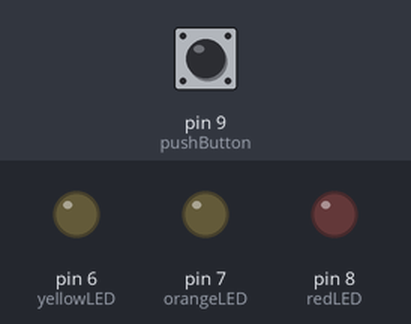
A sketch run on a simulated Arduino Uno, built with avr-gcc and run on an emulated ATmega328P. Parts: output pins drawn as LEDs (lit = HIGH). Inputs (shaded band) come from the test bench; at power-on: pin 9 (pushButton) LOW.

Above: at 1.2 s.
1.3 s: pin 9 (pushButton) pulled HIGH for 0.15 s
At 2.0 s:
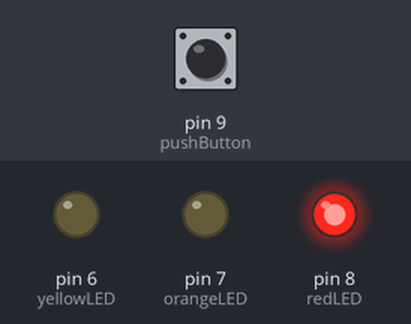
4.4 s: pin 9 (pushButton) pulled HIGH for 3.2 s
At 6.1 s:
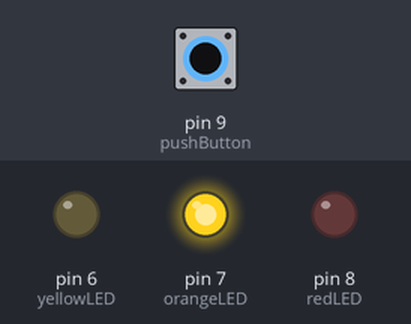
At 10.1 s:
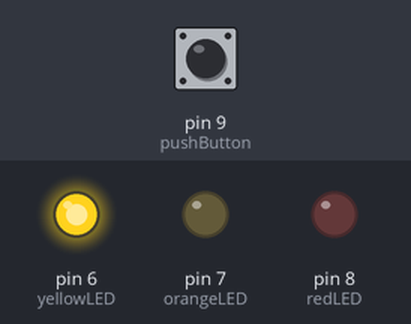
Timing chart, 0 to 13.8 s (numbered marks = the images above; inputs shaded):
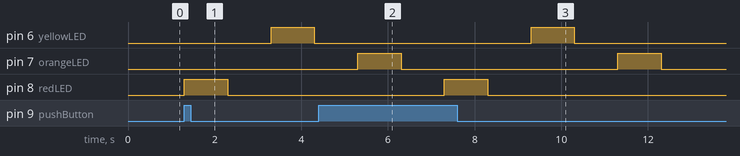

The sketch:

three_light_blink.ino
```cpp
// Comment for Assignment 13 (2nd comment) - Ethan Lee (EJL63)
//Comment for Assignment 13 (2nd comment)  Yifan Zuo
// Albert Sommar (ADS231)

#define redLED 8
#define yellowLED 6
#define orangeLED 7
#define pushButton 9

void setup() {
  // put your setup code here, to run once:
  // Initialize digital pins redLED, yellowLED, and orangeLED as outputs.
  pinMode(redLED, OUTPUT);
  pinMode(yellowLED, OUTPUT);
  pinMode(orangeLED, OUTPUT);

  // Initialize pushButton as input.
  pinMode(pushButton, INPUT);
}

void loop() {
  // put your main code here, to run repeatedly:
  if (digitalRead(pushButton) == HIGH) {
    digitalWrite(redLED, HIGH);
    delay(1000);
    digitalWrite(redLED, LOW);
    delay(1000);
    digitalWrite(yellowLED, HIGH);
    delay(1000);
    digitalWrite(yellowLED, LOW);
    delay(1000);
    digitalWrite(orangeLED, HIGH);
    delay(1000);
    digitalWrite(orangeLED, LOW);
    delay(1000);
  }
}
```

Measured:
- after the input at 1.3 s, pin 6 (yellowLED): LOW → HIGH after 2.0 s, → LOW 1.0 s later; pin 8 (redLED): LOW → HIGH at once, → LOW 1.0 s later
- after the input at 4.4 s, pin 6 (yellowLED): LOW → HIGH after 4.9 s, → LOW 1.0 s later; pin 8 (redLED): LOW → HIGH after 2.9 s, → LOW 1.0 s later
- by itself, pin 7 (orangeLED): alternates HIGH for 1.0 s and LOW for 5.0 s
